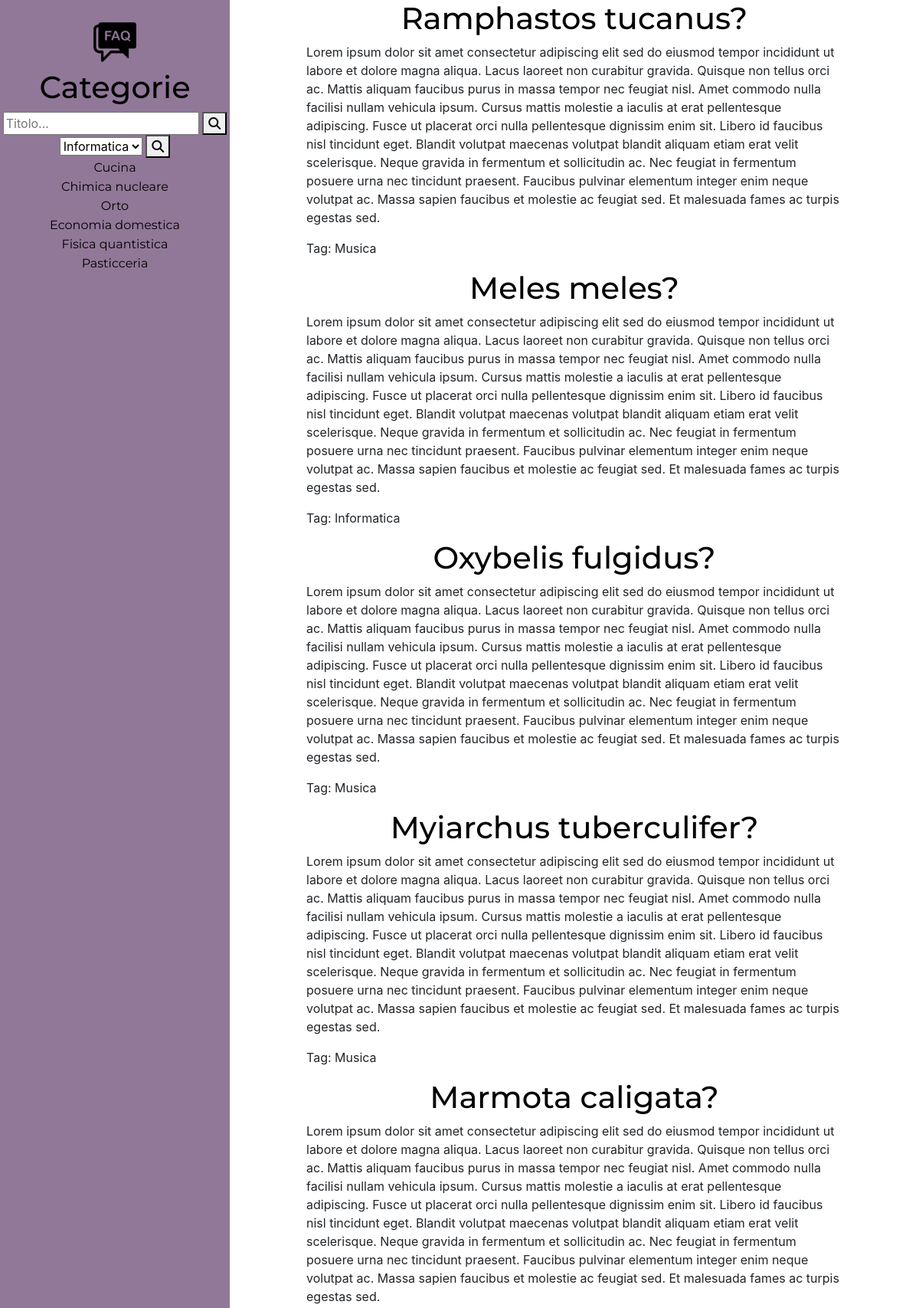
Page /index.php?ID=2 (upper part) on the committed database.
### tables this page shows
CREATE TABLE `category` (
  `Id` int(11) NOT NULL COMMENT 'id',
  `CategoryName` varchar(100) NOT NULL COMMENT 'Nome categoria'
);

CREATE TABLE `question` (
  `Id` int(11) NOT NULL COMMENT 'id',
  `Question` text NOT NULL COMMENT 'Domanda',
  `Answer` text NOT NULL COMMENT 'risposta',
  `Tag` varchar(25) NOT NULL,
  `fk_catogory` int(11) NOT NULL COMMENT 'categoria'
);

### php/DBManager.php (the view, shortened to what this page needs)
<?php
    $servername = "localhost";
    $username="FaqAdmin";
    $password="password123";
    $dbname="faq";
function DataConnect(){
    global $servername,$username, $password,$dbname;
    $conn=new mysqli($servername,$username,$password,$dbname);
    return $conn;
}
function LoadCategory(){
    $conn=DataConnect();
    $sql="SELECT category.id, category.CategoryName FROM category";
    $res=$conn->query($sql);
    $ris = "";
    while($elem = $res->fetch_assoc()){
        $ris = $ris . "<li id=" . $elem['id'] ."><a href='index.php?ID=".$elem['id'] ."'>" . $elem['CategoryName'] . "</a></li>";
    }
    return $ris;
}
function LoadTagWithIndex(){
        $conn=DataConnect();
        $sql="SELECT DISTINCT question.Tag FROM question";
        $res=$conn->query($sql);
        $ris = "";
        while($elem = $res->fetch_assoc()){
            $ris = $ris . " <option value=" . $elem['Tag'] .">" . $elem['Tag'] . "</option>";
        }
        return $ris;
}
function LoadQuestions($id){
    $conn=DataConnect();
    $sql="SELECT question.Question, question.Answer,question.Tag FROM question WHERE question.fk_catogory=$id";
    $res=$conn->query($sql);
    $ris = "";
    while($elem = $res->fetch_assoc()){
        $ris = $ris .
        "<h1>" . $elem['Question'] . "</h1>
        <p>" . $elem['Answer'] . "</p>
        <p>Tag: " . $elem['Tag'] . "</p>";
    }
    return $ris;
}
?>

### css/style.css (style rules this page uses)
body { margin: 0; }
.Wrapper .SideBar li a { font-family: Montserrat, "Arial", "Helvetica", "sans-serif"; color: black; }
.Wrapper .SideBar li { list-style-type: none; color: black; }
.Wrapper .MainContent h1 { font-family: Montserrat, "Arial", "Helvetica", "sans-serif"; color: black; text-align: center; }

### rows in the picture
category: CategoryName "Cucina"
category: CategoryName "Chimica nucleare"
category: CategoryName "Orto"
category: CategoryName "Economia domestica"
category: CategoryName "Fisica quantistica"
category: CategoryName "Pasticceria"
question: Question "Ramphastos tucanus?", Answer "Lorem ipsum dolor sit amet consectetur adipiscing elit sed do eiusmod tempor incididunt ut labore et dolore magna aliqua. Lacus laoreet non curabitur gravida. Quisque non tellus orci ac. Mattis aliquam faucibus purus in massa tempor nec feugiat nisl. Amet commodo nulla facilisi nullam vehicula ipsum. Cursus mattis molestie a iaculis at erat pellentesque adipiscing. Fusce ut placerat orci nulla pellentesque dignissim enim sit. Libero id faucibus nisl tincidunt eget. Blandit volutpat maecenas volutpat blandit aliquam etiam erat velit scelerisque. Neque gravida in fermentum et sollicitudin ac. Nec feugiat in fermentum posuere urna nec tincidunt praesent. Faucibus pulvinar elementum integer…", Tag "Musica"
question: Question "Meles meles?", Answer "Lorem ipsum dolor sit amet consectetur adipiscing elit sed do eiusmod tempor incididunt ut labore et dolore magna aliqua. Lacus laoreet non curabitur gravida. Quisque non tellus orci ac. Mattis aliquam faucibus purus in massa tempor nec feugiat nisl. Amet commodo nulla facilisi nullam vehicula ipsum. Cursus mattis molestie a iaculis at erat pellentesque adipiscing. Fusce ut placerat orci nulla pellentesque dignissim enim sit. Libero id faucibus nisl tincidunt eget. Blandit volutpat maecenas volutpat blandit aliquam etiam erat velit scelerisque. Neque gravida in fermentum et sollicitudin ac. Nec feugiat in fermentum posuere urna nec tincidunt praesent. Faucibus pulvinar elementum integer…", Tag "Informatica"
question: Question "Oxybelis fulgidus?", Answer "Lorem ipsum dolor sit amet consectetur adipiscing elit sed do eiusmod tempor incididunt ut labore et dolore magna aliqua. Lacus laoreet non curabitur gravida. Quisque non tellus orci ac. Mattis aliquam faucibus purus in massa tempor nec feugiat nisl. Amet commodo nulla facilisi nullam vehicula ipsum. Cursus mattis molestie a iaculis at erat pellentesque adipiscing. Fusce ut placerat orci nulla pellentesque dignissim enim sit. Libero id faucibus nisl tincidunt eget. Blandit volutpat maecenas volutpat blandit aliquam etiam erat velit scelerisque. Neque gravida in fermentum et sollicitudin ac. Nec feugiat in fermentum posuere urna nec tincidunt praesent. Faucibus pulvinar elementum integer…", Tag "Musica"
question: Question "Myiarchus tuberculifer?", Answer "Lorem ipsum dolor sit amet consectetur adipiscing elit sed do eiusmod tempor incididunt ut labore et dolore magna aliqua. Lacus laoreet non curabitur gravida. Quisque non tellus orci ac. Mattis aliquam faucibus purus in massa tempor nec feugiat nisl. Amet commodo nulla facilisi nullam vehicula ipsum. Cursus mattis molestie a iaculis at erat pellentesque adipiscing. Fusce ut placerat orci nulla pellentesque dignissim enim sit. Libero id faucibus nisl tincidunt eget. Blandit volutpat maecenas volutpat blandit aliquam etiam erat velit scelerisque. Neque gravida in fermentum et sollicitudin ac. Nec feugiat in fermentum posuere urna nec tincidunt praesent. Faucibus pulvinar elementum integer…", Tag "Musica"
question: Question "Marmota caligata?", Answer "Lorem ipsum dolor sit amet consectetur adipiscing elit sed do eiusmod tempor incididunt ut labore et dolore magna aliqua. Lacus laoreet non curabitur gravida. Quisque non tellus orci ac. Mattis aliquam faucibus purus in massa tempor nec feugiat nisl. Amet commodo nulla facilisi nullam vehicula ipsum. Cursus mattis molestie a iaculis at erat pellentesque adipiscing. Fusce ut placerat orci nulla pellentesque dignissim enim sit. Libero id faucibus nisl tincidunt eget. Blandit volutpat maecenas volutpat blandit aliquam etiam erat velit scelerisque. Neque gravida in fermentum et sollicitudin ac. Nec feugiat in fermentum posuere urna nec tincidunt praesent. Faucibus pulvinar elementum integer…"

### other values in the picture
form field Tag "Informatica"
